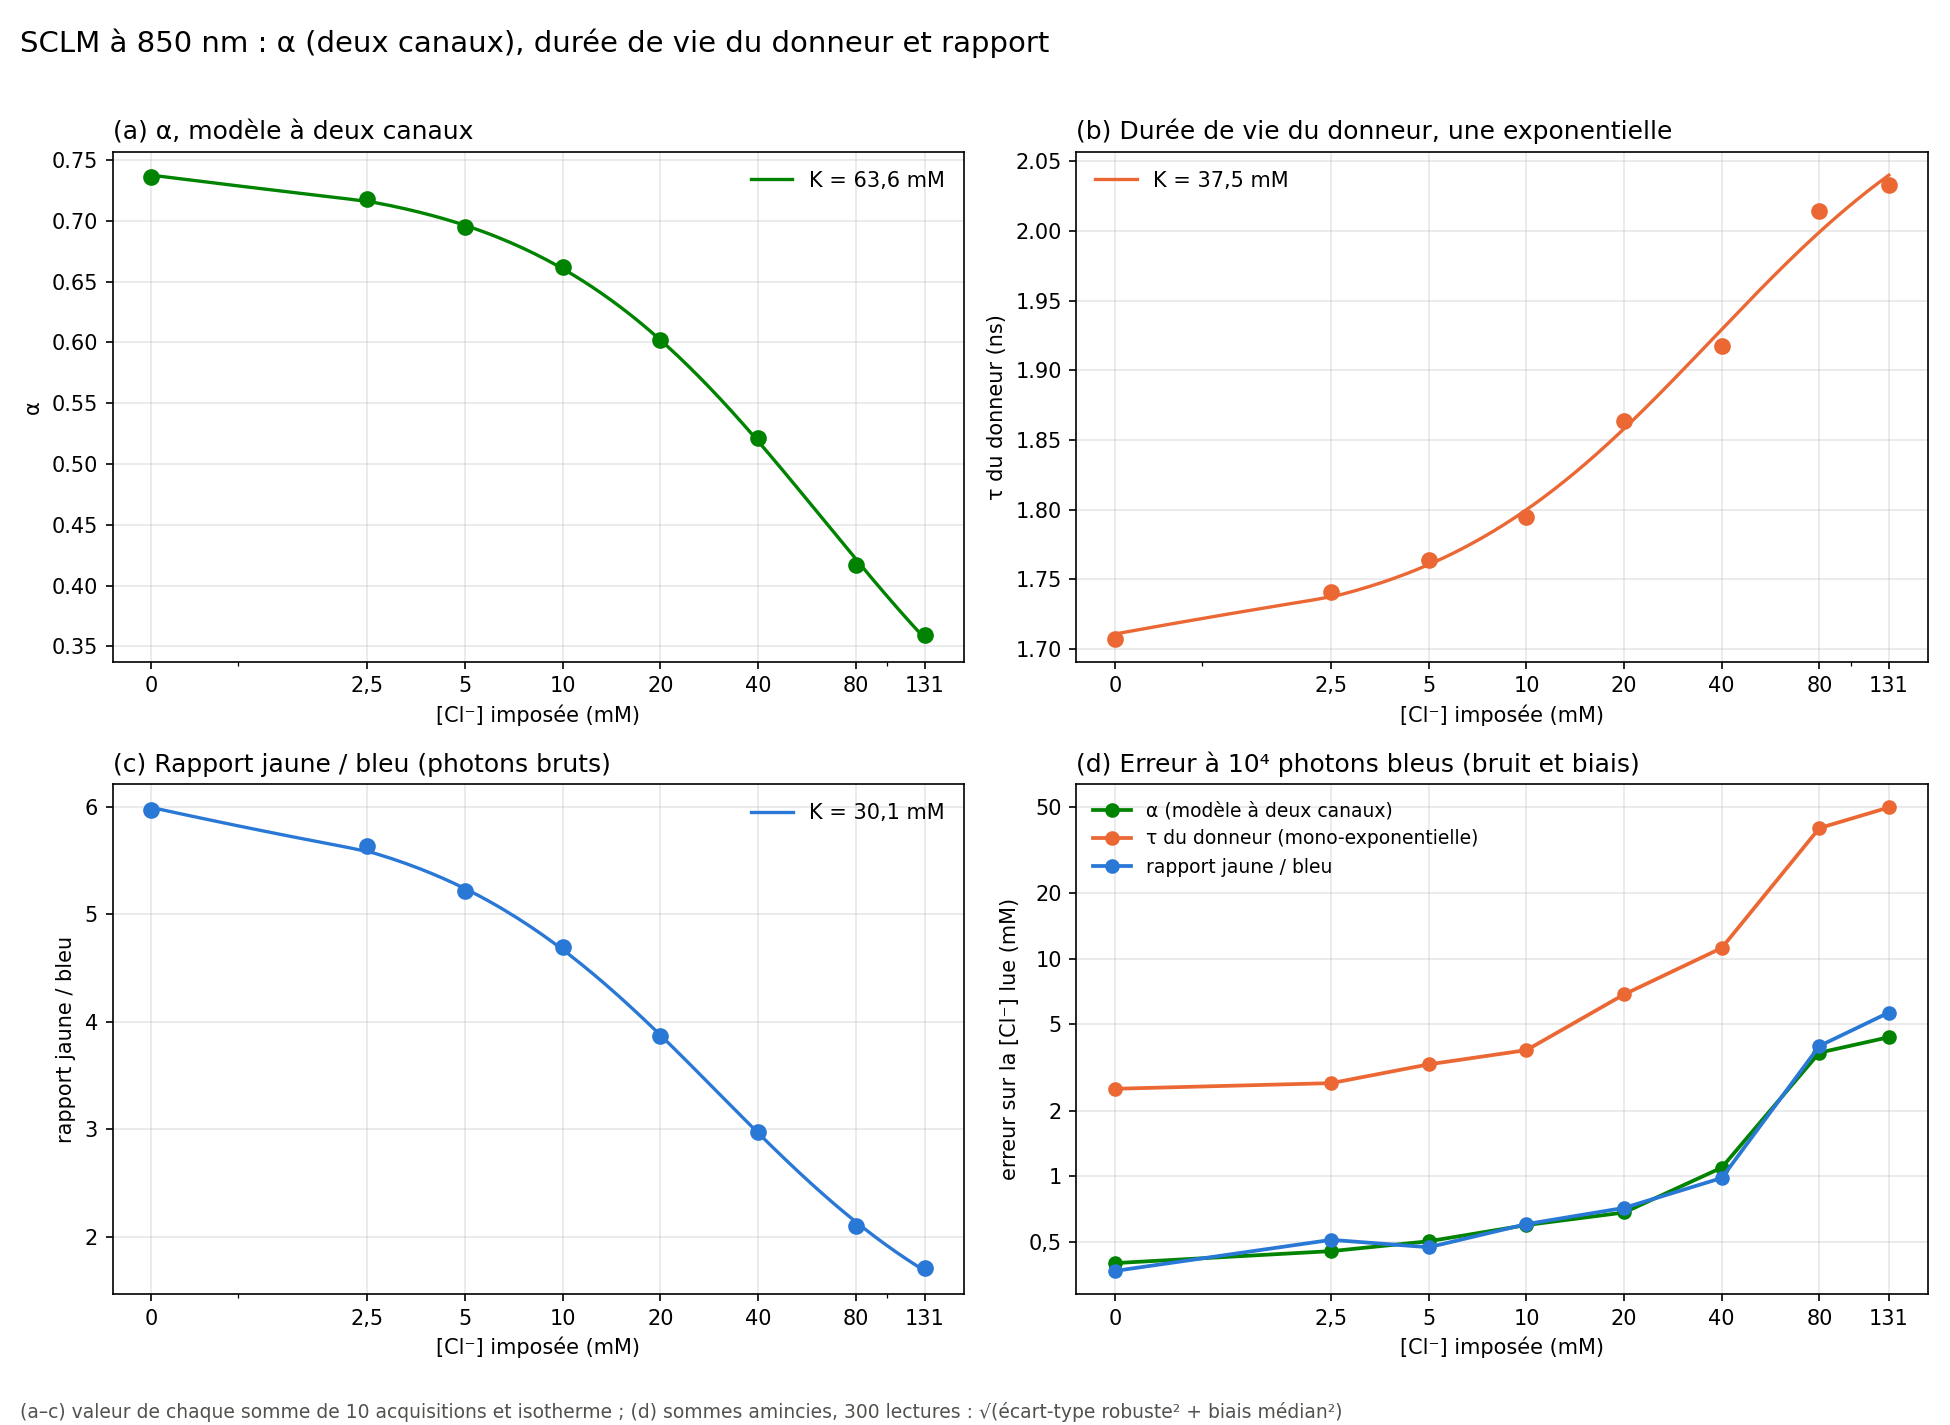

The script that saved this image:
#!/usr/bin/env python3
"""
calibration_alpha_tau_ratio.py — SCLM à 850 nm (titration du 2026-10-16) : modèle à deux canaux (variable α),
durée de vie du donneur et rapport jaune/bleu.

    α   modèle de sclm_hybride.py (sa variable f, renommée α), deux canaux, même amplitude A (fit_joint) :
            bleu  = A [ α e^{-t/τ_DA} + (1 - α) e^{-t/τ_D} ]
            jaune = A [ λ·donneur(t) + G α k (e^{-t/τ_DA} ⊛ e^{-t/τ_A}) + (k1 α + k0) e^{-t/τ_A} ]
    τ   durée de vie du donneur : une exponentielle sur le canal bleu (τ libre par déclin)
    R   rapport des photons jaunes sur bleus dans la fenêtre (brut, fond compris)
Chaque lecture : calibrée sur les sommes (10 acquisitions), isotherme X(c) = X∞ + (X₀ - X∞)/(1 + c/K), puis lue sur
les sommes amincies à N photons bleus (fond et décalage connus, amplitude libre ; valeurs négatives gardées).
Erreur = √(écart-type robuste² + biais médian²).

Usage : python calibration_trois_lectures.py [--N 1e4] [--tirages 300]
Sorties : calibration_alpha_tau_ratio.png, calibration_alpha_tau_ratio_850nm.csv
"""
import argparse
import os
import sys
sys.path.insert(0, os.path.dirname(os.path.abspath(__file__)))
import numpy as np
import pandas as pd
from scipy.optimize import least_squares, curve_fit
import matplotlib
matplotlib.use('Agg')
import matplotlib.pyplot as plt

from sclm_hybride import load, fit_irf, fit_joint, Fine, CONC, dev_resid
from comparaison_canaux import bases, lire
from calibration_f_1_vs_2_canaux import fit_bleu

LAMBDA = 850
COUL = {"f": "#008300", "ratio": "#2a78d6", "tau": "#eb6834"}
NOM = {"f": "α (modèle à deux canaux)", "tau": "τ du donneur (mono-exponentielle)", "ratio": "rapport jaune / bleu"}


def iso(c, X0, Xinf, K):
    return Xinf + (X0 - Xinf) / (1.0 + np.asarray(c, float) / K)


def ajuster_iso(x):
    pp, _ = curve_fit(iso, CONC, x, p0=[x[0], x[-1], 50.0], bounds=([-10, -10, 0.1], [10, 10, 1e4]), maxfev=20000)
    return pp


def inv_iso(X, p):
    X0, Xinf, K = p
    return K * (X0 - X) / (X - Xinf)


def mono(E, y, bg, w):
    """τ d'une exponentielle ⊗ IRF (déjà chargée dans E), amplitude libre, fond connu."""
    def r(th):
        m = np.exp(th[1]) * E.conv_exp(th[0])[w] + bg
        return dev_resid(y, np.maximum(m, 1e-9))
    A0 = max(y.sum() - bg.sum(), 1.0) / E.conv_exp(1.8)[w].sum()
    return least_squares(r, [1.8, np.log(A0)], bounds=([0.05, -np.inf], [10.0, np.inf]), x_scale='jac').x[0]


def main():
    ap = argparse.ArgumentParser()
    ap.add_argument('--N', type=float, default=1e4)
    ap.add_argument('--tirages', type=int, default=300)
    a = ap.parse_args()
    ici = os.path.dirname(os.path.abspath(__file__))
    rng = np.random.default_rng(20261124)
    d = load(os.path.join(ici, f'irf_bruts_purs_{LAMBDA}nm.csv'))
    irfp = {1: fit_irf(d, 1, 2), 2: fit_irf(d, 2, 3)}
    w = d['win'][1]
    NC = len(CONC)
    R2, RB = fit_joint(d, irfp), fit_bleu(d, irfp)
    p2, pB = R2['p'], RB['p']
    E = Fine(d['T'], d['NB'])

    def irf_bleu(ic):
        i = irfp[1]
        E.set_irf(E.irf(i['mu'] + pB[f's1_{ic}'], i['sig'], i['weights'], i['taus']))

    # calibrations : valeur de chaque somme, puis isotherme
    val = {"f": np.array([p2[f'f1_{c}'] for c in range(NC)]),
           "ratio": np.array([d['Y'][c][w].sum() / d['B'][c][w].sum() for c in range(NC)])}
    taus = []
    for ic in range(NC):
        irf_bleu(ic)
        taus.append(mono(E, d['B'][ic][w], np.full(w.sum(), pB[f'bgB{ic}']), w))
    val["tau"] = np.array(taus)
    P = {k: ajuster_iso(v) for k, v in val.items()}
    for k in NOM:
        print(f"{NOM[k]:38s} : {np.round(val[k], 3)}  K = {P[k][2]:.1f} mM")

    lignes = []
    for ic, c in enumerate(CONC):
        yB, yY = d['B'][ic][w], d['Y'][ic][w]
        q = a.N / yB.sum()
        tir = [(rng.binomial(yB.astype(np.int64), q).astype(float), rng.binomial(yY.astype(np.int64), q).astype(float))
               for _ in range(a.tirages)]
        b2 = {k: v[w] for k, v in bases(d, irfp, p2, p2[f's1_{ic}'], p2[f's2_{ic}']).items()}
        pBb = dict(pB, tA=3.0, lam=0.0, G=0.0, k1=0.0, k0=0.0, **{f's2_{ic}': 0.0})
        bB = {k: v[w] for k, v in bases(d, irfp, pBb, pB[f's1_{ic}'], 0.0).items()}
        g2B, g2Y, gB = (np.full(w.sum(), x) for x in (p2[f'bgB{ic}'], p2[f'bgY{ic}'], pB[f'bgB{ic}']))
        irf_bleu(ic)
        lus = {"f": [], "tau": [], "ratio": []}
        for tB, tY in tir:
            lus["f"].append(inv_iso(lire(tB, tY, "deux", b2, q * g2B, q * g2Y), P["f"]))
            lus["ratio"].append(inv_iso(tY.sum() / tB.sum(), P["ratio"]))
            lus["tau"].append(inv_iso(mono(E, tB, q * gB, w), P["tau"]))
        for k, v in lus.items():
            v = np.asarray(v, float)
            v = v[np.isfinite(v)]
            sd = (np.percentile(v, 75) - np.percentile(v, 25)) / 1.349
            bm = float(np.median(v) - c)
            lignes.append(dict(cl_mM=c, lecture=NOM[k], N_bleu=a.N, ecart_type_robuste=sd, biais_median=bm, erreur=float(np.hypot(sd, bm))))
        t = pd.DataFrame(lignes[-3:]).set_index('lecture')
        print(f"  {c:5.1f} mM : " + " · ".join(f"{k} σ {t.loc[NOM[k], 'ecart_type_robuste']:.2f}, biais {t.loc[NOM[k], 'biais_median']:+.2f}"
                                              for k in NOM))
    res = pd.DataFrame(lignes)
    res.to_csv(os.path.join(ici, f'calibration_alpha_tau_ratio_{LAMBDA}nm.csv'), index=False)

    # figure
    virg = lambda x: f'{x:g}'.replace('.', ',')
    fig, axes = plt.subplots(2, 2, figsize=(13, 9.5))
    cc = np.linspace(0, 131, 400)

    def axe_c(ax):
        ax.set_xscale('symlog', linthresh=2.5, linscale=0.6)
        ax.set_xticks(CONC); ax.set_xticklabels([virg(c) for c in CONC])
        ax.set_xlabel('[Cl⁻] imposée (mM)'); ax.grid(True, alpha=0.3)
    for ax, k, lab, tit in ((axes[0, 0], "f", "α", "(a) α, modèle à deux canaux"), (axes[0, 1], "tau", "τ du donneur (ns)", "(b) Durée de vie du donneur, une exponentielle"),
                            (axes[1, 0], "ratio", "rapport jaune / bleu", "(c) Rapport jaune / bleu (photons bruts)")):
        ax.plot(CONC, val[k], 'o', color=COUL[k], ms=7)
        ax.plot(cc, iso(cc, *P[k]), color=COUL[k], lw=1.6, label=f"K = {virg(round(P[k][2], 1))} mM")
        axe_c(ax); ax.set_ylabel(lab); ax.legend(frameon=False, fontsize=10)
        ax.set_title(tit, loc='left', fontsize=12)
    ax = axes[1, 1]
    for k in NOM:
        s = res[res.lecture == NOM[k]]
        ax.plot(s.cl_mM, s.erreur, 'o-', color=COUL[k], ms=6, lw=1.8, label=NOM[k])
    axe_c(ax); ax.set_yscale('log')
    yt = [v for v in (0.2, 0.5, 1, 2, 5, 10, 20, 50, 100) if res.erreur.min() / 1.5 <= v <= res.erreur.max() * 1.5]
    ax.set_yticks(yt); ax.set_yticklabels([virg(v) for v in yt]); ax.minorticks_off()
    ax.set_ylabel('erreur sur la [Cl⁻] lue (mM)')
    ax.set_title('(d) Erreur à 10⁴ photons bleus (bruit et biais)', loc='left', fontsize=12)
    ax.legend(frameon=False, fontsize=9)
    fig.suptitle('SCLM à 850 nm : α (deux canaux), durée de vie du donneur et rapport', x=0.01, ha='left', fontsize=14)
    fig.text(0.01, 0.005, "(a–c) valeur de chaque somme de 10 acquisitions et isotherme ; (d) sommes amincies, "
             f"{a.tirages} lectures : √(écart-type robuste² + biais médian²)", fontsize=9, color='#52514e')
    fig.tight_layout(rect=(0, 0.03, 1, 0.97))
    fig.savefig(os.path.join(ici, 'calibration_alpha_tau_ratio.png'), dpi=150)
    print('Figure écrite : calibration_alpha_tau_ratio.png')


if __name__ == '__main__':
    main()
